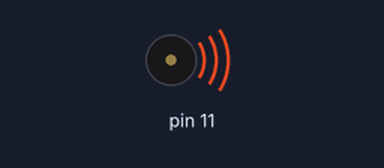
Bench run of a sketch on a simulated Arduino Uno, built with avr-gcc and run on an emulated ATmega328P. Shown: buzzer (waves = sounding). What the sketch prints to the serial monitor is not drawn.

Above: at 0.1 s.
At 10.3 s:
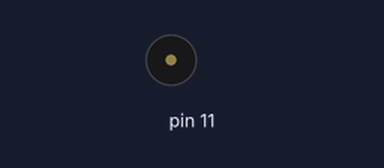
Timing chart, 0 to 11.8 s (numbered marks = the images above):
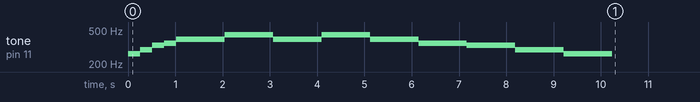

The sketch:

Alle_meine_Entchen.ino
```cpp
int note_c=523;
int note_h=494;
int note_a=440;
int note_g=392;
int note_f=349;
int note_e=330;
int note_d=293;
int note_C=262;


const int tempo = 1024;
int ton_dauer[] = {tempo /*ganzton*/, tempo/2 /*halbton*/, tempo/4 /*viertelton*/ };


void play_tone(int note, int dauer)
{
  tone(11, note, dauer);
  delay(dauer);
}

void setup()
{
  Serial.begin(9600);
  Serial.println("Alarm!!!!!");

  play_tone(note_C, ton_dauer[2]);
  play_tone(note_d, ton_dauer[2]);
  play_tone(note_e, ton_dauer[2]);
  play_tone(note_f, ton_dauer[2]);
  play_tone(note_g, ton_dauer[1]);
  play_tone(note_g, ton_dauer[1]);

  play_tone(note_a, ton_dauer[2]);
  play_tone(note_a, ton_dauer[2]);
  play_tone(note_a, ton_dauer[2]);
  play_tone(note_a, ton_dauer[2]);
  play_tone(note_g, ton_dauer[0]);

  play_tone(note_a, ton_dauer[2]);
  play_tone(note_a, ton_dauer[2]);
  play_tone(note_a, ton_dauer[2]);
  play_tone(note_a, ton_dauer[2]);
  play_tone(note_g, ton_dauer[0]);

  play_tone(note_f, ton_dauer[2]);
  play_tone(note_f, ton_dauer[2]);
  play_tone(note_f, ton_dauer[2]);
  play_tone(note_f, ton_dauer[2]);
  play_tone(note_e, ton_dauer[1]);
  play_tone(note_e, ton_dauer[1]);

  play_tone(note_d, ton_dauer[2]);
  play_tone(note_d, ton_dauer[2]);
  play_tone(note_d, ton_dauer[2]);
  play_tone(note_d, ton_dauer[2]);
  play_tone(note_C, ton_dauer[0]);
}

void loop()
{
}
```
